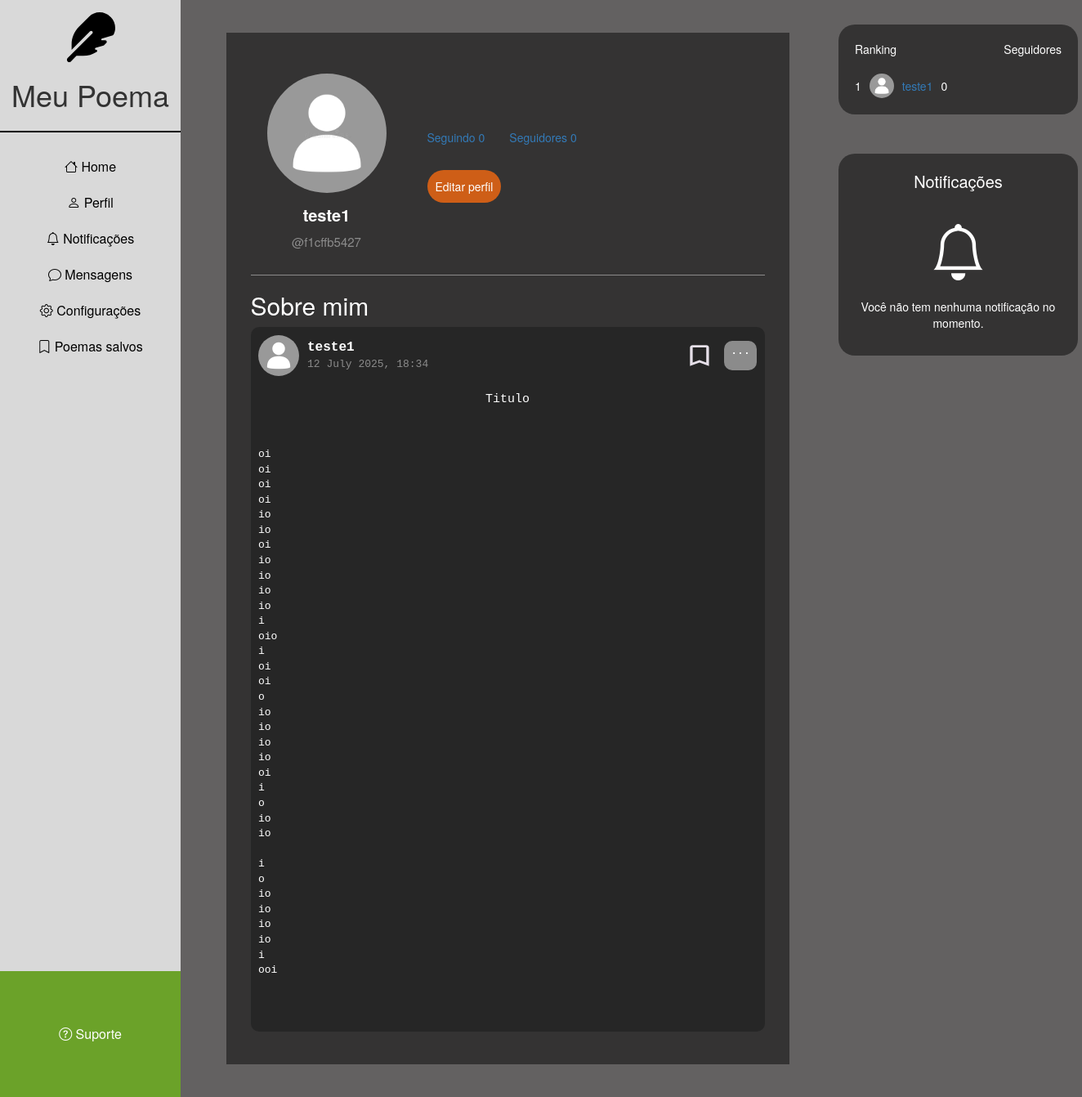
The page /profile/1 (signed in) on the database as committed earlier.
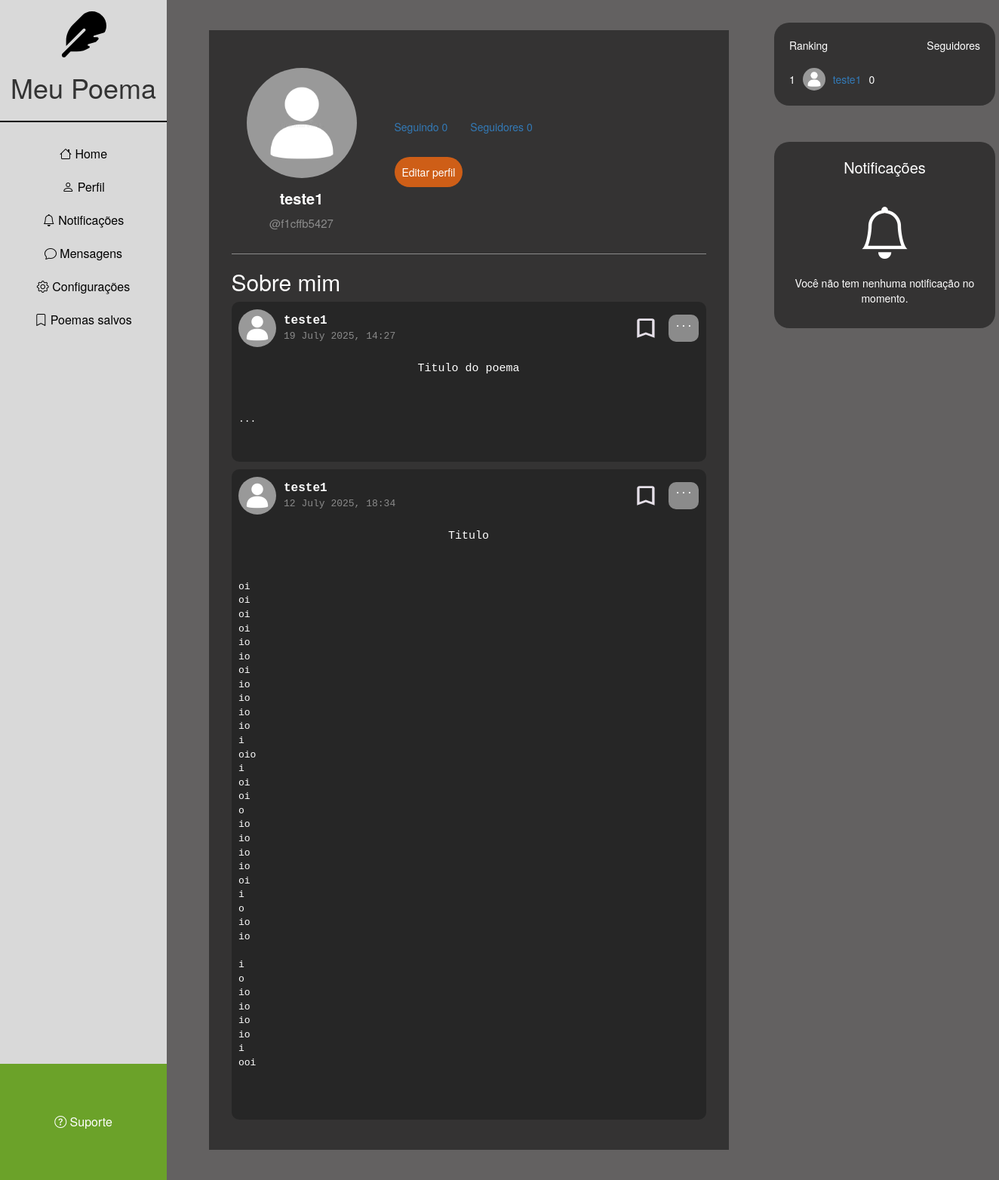
The same page on the database as committed later.
### meuPoema/models.py (models this page shows)
class User(database.Model, UserMixin):
    id = database.Column(database.Integer, primary_key=True)
    username = database.Column(database.String(), nullable=False)
    userUnique = database.Column(database.String(), default=lambda: "@" + uuid.uuid4().hex[:10])
    email = database.Column(database.String(), unique=True, nullable=False)
    password = database.Column(database.String(),nullable=False)
    foto_perfil = database.Column(database.String(), default='default.jpg')
    posts = database.relationship('Post', backref='author', lazy=True)
    followers = database.relationship('Follow', foreign_keys='Follow.followed_id', backref='followed', lazy=True)
    bio = database.Column(database.String(), default='Sem biografia')
    notifications = database.relationship('Notification', backref='user', lazy=True)
    configRanking = database.Column(database.Boolean(), default=False)
    configNotifications = database.Column(database.Boolean(), default=False)

class Post(database.Model):
    id = database.Column(database.Integer, primary_key=True)
    title = database.Column(database.String(), nullable=False)
    content = database.Column(database.Text(), nullable=False)
    date_posted = database.Column(database.DateTime(), nullable=False, default=datetime.utcnow)
    likes = database.Column(database.Integer, default=0)
    user_id = database.Column(database.Integer, database.ForeignKey('user.id'), nullable=False)

### meuPoema/routes.py (the view, shortened to what this page needs)
@app.route("/profile/<int:id>", methods=['GET', 'POST'])
@login_required
def profile(id):
    id = id
    rank = lista_rank()
    user = User.query.filter_by(id=id).first()
    followers = Follow.query.filter_by(followed_id=user.id).all()
    following = Follow.query.filter_by(follower_id=user.id).all()
    post = Post.query.filter_by(user_id=id).order_by(Post.date_posted.desc()).all()
    followform = FollowForm()
    profile_pictures = url_for('static', filename='profile_pictures/' + user.foto_perfil)
    is_following = False
    if current_user.is_authenticated:
        is_following = database.session.query(Follow).filter_by(
            follower_id=current_user.id,
            followed_id=user.id
        ).first() is not None
    return render_template('profile.html', avatars=avatars, profile_pictures=profile_pictures, user=user, post=post, followform=followform, following=following, followers=followers, is_following=is_following, rank=rank)

### meuPoema/models.py (called while the page is built)
@login_manager.user_loader
def load_user(user_id):
    return User.query.get(int(user_id))

### meuPoema/routes.py (called while the page is built)
def lista_rank():
    rank = (database.session.query(User)
            .outerjoin(User.followers)
            .group_by(User.id)
            .order_by(func.count(User.followers).desc())
            .limit(5)
            .all())
    return rank

### meuPoema/templates/profile.html (shortened to what this page needs)
{% extends 'base.html' %}
{% block body %}
    <div class="profile">
        <div class="profile-header">
            <div class="profile-image profile-name">
                <img src="{{ profile_pictures }}" alt="Avatar" class="avatar-profile">
                <p id="name">
                    {{ user.username }}
                </p>
                <p id="username">{{ user.userUnique }}</p>
            </div>
            <div class="profile-info">
                <div class="followers">
                    <a href="/profile/{{ user.id }}/following">
                        <p>Seguindo {{ following|length }}</p>
                    </a>
                    <a href="/profile/{{ user.id }}/followers">
                        <p>Seguidores {{ followers|length }}</p>
                    </a>
                </div>
                <div class="profile-btn-info">
                    {% if user.id == current_user.id %}
                        <a href="{{ url_for('edit_profile') }}" style="text-decoration: none; color: white;">
                            <button id="edit">Editar perfil</button>
                        </a>
                    {% endif %}
                </div>
            </div>
        </div>
        <div>
            <h2>Sobre mim</h2>
            {% for posts in post %}
                <pre>
                    <div class="poemPost-header">
                        <img src="{{ profile_pictures }}" alt="Avatar" class="avatar-poemPost">
                        <div class="poemPost-info">
                            <p class="poemPost-name">{{ user.username }}
                            <p class="poemPost-time">{{ posts.date_posted.strftime('%d %B %Y, %H:%M') }}</p>
                        </div>
                        <nav>
                          <img class="bookmark" src="{{ url_for('static', filename='bookmark.svg')}}" alt="bookmark">
                          <div class="div-settings">
                            <p class="settings">...</p>
                          </div>
                        </nav>
                    </div>
                    <p class="poemPost-title">{{ posts.title }}</p>
                    <div class="poemPost-content">
                        {{ posts.content }}
                    </div>
                </pre>
            {% endfor %}
        </div>
    </div>
{% endblock %}

### meuPoema/templates/base.html (shortened to what this page needs)
<!DOCTYPE html>
<html lang="pt-br">
<head>
    <link rel="stylesheet" href="https://cdn.jsdelivr.net/npm/bootstrap@3.4.1/dist/css/bootstrap.min.css">
    <link rel="stylesheet" href="https://cdn.jsdelivr.net/npm/bootstrap-icons@1.11.3/font/bootstrap-icons.min.css">
    <link rel="stylesheet" href="{{ url_for('static', filename='style.css') }}">
</head>
<body class="body-base">
    <div>
        {% include 'nav.html' %}
    </div>
    {% block body %}
    {%endblock%}
    <div class="rank">
        {% include 'rank.html' %}
    </div>
</body>
</html>

### meuPoema/templates/nav.html
<sidebar class="sidebar">
    <div class="top">
        <img src="{{ url_for('static', filename='feather-solid.svg')}}" alt="placeholder">
        <h1>Meu Poema</h1>
    </div>
    <hr>
    <nav class="nav">
        <p><a href="{{ url_for('home') }}"><i class="bi bi-house"></i> Home</a></p>
        {% if current_user.is_authenticated %}
            <p><a href="{{ url_for('profile', id=current_user.id) }}"><i class="bi bi-person"></i> Perfil</a></p>
            <p><a href="{{ url_for('notification') }}"><i class="bi bi-bell"></i> Notificações</a></p>
            <p><a href="{{ url_for('messagePage') }}"><i class="bi bi-chat"></i> Mensagens</a></p>
            <p><a href="{{ url_for('config') }}"><i class="bi bi-gear"></i> Configurações</a></p>
            <p><a href="/meuPoema/static"><i class="bi bi-bookmark"></i> Poemas salvos</a></p>
        {% else %}
            <p><a href="{{ url_for('signin') }}" style="color: #6BA229"><i class="bi bi-person"></i> Login</a></p>
            <p><a href="{{ url_for('signup') }}" style="color: #6BA229"><i class="bi bi-person"></i> Criar conta</a></p>
        {% endif %}
    </nav>
    <div class="suporte">
        <button>
            <i class="bi bi-question-circle"></i> Suporte
        </button>
    </div>
</sidebar>

### meuPoema/templates/rank.html
<div>
    {% if current_user.configRanking %}
    {% else %}
        <div class="followers">
            <div class="title">
                <p>Ranking</p>
                <p>Seguidores</p>
            </div>
            <div class="userRanking">
                {% for rank in rank %}
                    <div class="user">
                        <p>{{ loop.index }}</p>
                        <a href="{{  url_for('profile', id=rank.id) }}">
                            <img src="{{ url_for('static', filename='profile_pictures/' + rank.foto_perfil) }}" class="img-rank" alt="Avatar">
                        </a>
                        <a href="{{  url_for('profile', id=rank.id) }}">
                            <p id="name">{{ rank.username }}</p>
                        </a>
                        <p id="followers">{{ rank.followers|length }}</p>
                    </div>
                {% endfor %}
            </div>
        </div>
    {% endif %}
    {% if current_user.configNotifications %}
    {% else %}
        <div class="notifications">
            <p id="title-notification">Notificações</p>
            <i class="bi bi-bell"></i>
            <p id="text-notification">Você não tem nenhuma notificação no momento.</p>
        </div>
    {% endif %}
</div>

### meuPoema/static/style.css (style rules this page uses)
:root { --nav-bg: #D9D9D9; --btn-color: #6BA229; --bg: #636161; --post: rgba(41, 40, 40, 0.8); --login-color: #8B8B8B; --bg-title-login: #262626; --btn-message-color: #297ca2; --btn-report-color: #A2292B ; --btn-edit-color: #ce5e17; }
.body-base { display: grid; grid-template-columns: 221px 800px 1fr; }
.body-base { background-color: var(--bg); }
.suporte { background-color: var(--btn-color); }
.avatar-profile { object-fit: cover; }
.avatar-poemPost { width: 50px; height: 50px; border-radius: 50%; object-fit: cover; }
.poemPost-header { display: flex; align-items: center; gap: 10px; }
.poemPost-title { text-align: center; font-size: 15px; }
.poemPost-content { height: auto; }

Rows that differ between the two databases and show on the page:
added Post: {{ user.username }} "teste1", date_posted "19 July 2025, 14:27", title "Titulo do poema", content "..."
